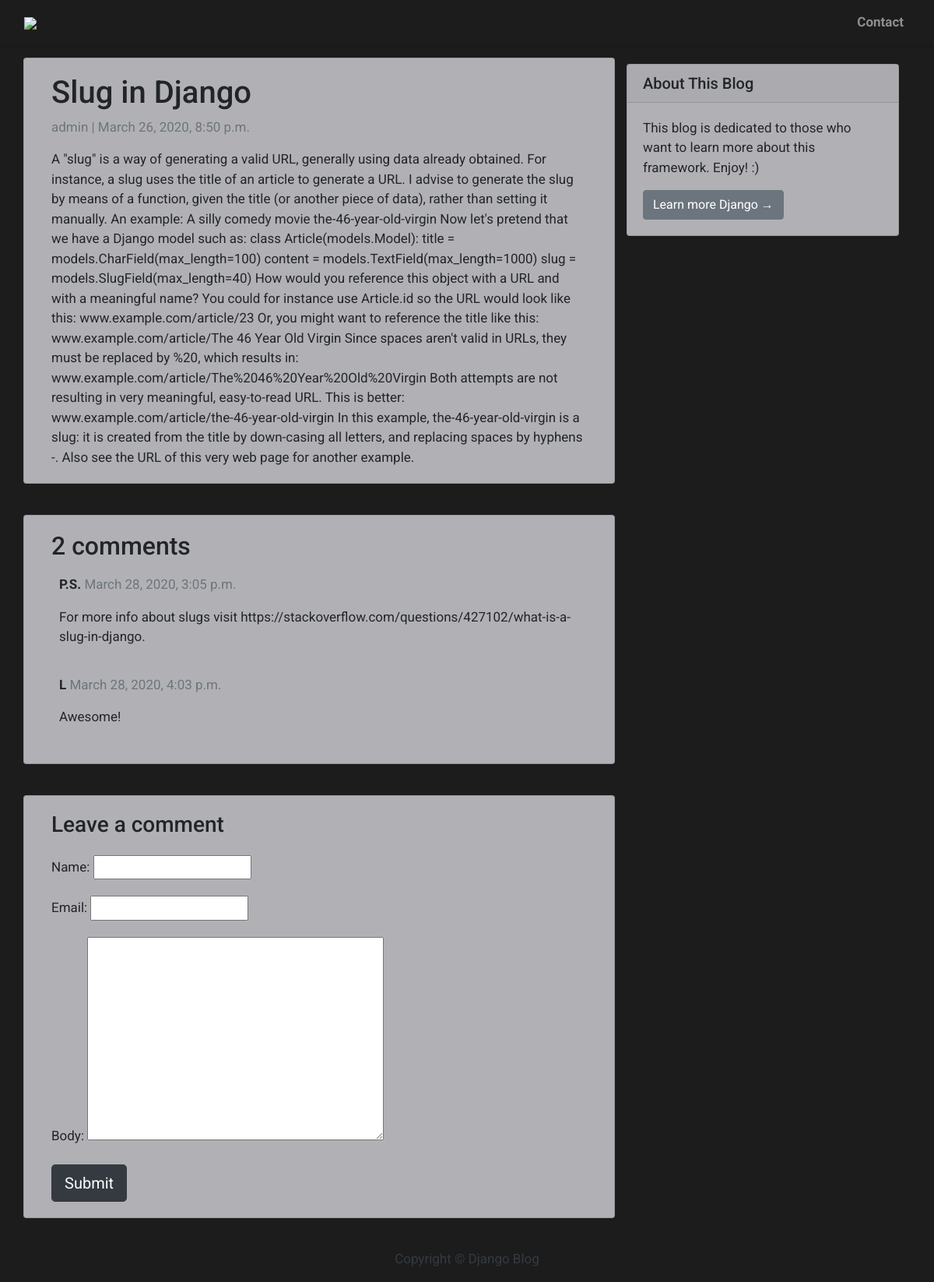
The page /slug-in-django/ on the database its author committed.
### blog_app/models.py (models this page shows, shortened)
class Post(models.Model):
    title = models.CharField(max_length=200, unique=True)
    slug = models.SlugField(max_length=200, unique=True)
    author = models.ForeignKey(User, on_delete=models.CASCADE, related_name='blog_posts')
    updated_on = models.DateTimeField(auto_now=True)
    content = models.TextField()
    created_on = models.DateTimeField(auto_now_add=True)
    status = models.IntegerField(choices=STATUS, default=0)
    class Meta:
        ordering = ['-created_on']

class Comment(models.Model):
    post = models.ForeignKey(Post, on_delete=models.CASCADE, related_name='comments')
    name = models.CharField(max_length=80)
    email = models.EmailField()
    body = models.TextField()
    created_on = models.DateTimeField(auto_now_add=True)
    active = models.BooleanField(default=False)
    class Meta:
        ordering = ['created_on']

### blog_app/views.py (the view)
# urls.py: path('<slug:slug>/', views.post_detail, name='post_detail'),
def post_detail(request, slug):
    template_name = 'post_detail.html'
    post = get_object_or_404(Post, slug=slug)
    comments = post.comments.filter(active=True)
    new_comment = None
    if request.method == 'POST':
        comment_form = CommentForm(data=request.POST)
        if comment_form.is_valid():
            new_comment = comment_form.save(commit=False)
            new_comment.post = post
            new_comment.save()
    else:
        comment_form = CommentForm()
    return render(
        request,
        template_name,
        {   'post': post,
            'comments': comments,
            'new_comment': new_comment,
            'comment_form': comment_form
        }
    )

### blog_app/forms.py
class CommentForm(forms.ModelForm):
    class Meta:
        model = Comment
        fields = ('name', 'email', 'body')

### blog_app/templates/post_detail.html (shortened to what this page needs)
{% extends 'base.html' %} {% block content %}
<div class="container">
  <div class="row">
    <div class="col-md-8 card card-bg-custom mb-4  mt-3 left  top">
      <div class="card-body">
        <h1>{% block title %} {{ post.title }} {% endblock title %}</h1>
        <p class=" text-muted">{{ post.author }} | {{ post.created_on }}</p>
        <p class="card-text ">{{ post.content | safe }}</p>
      </div>
    </div>
    {% block sidebar %} {% include 'sidebar.html' %} {% endblock sidebar %}
    <div class="col-md-8 card card-bg-custom mb-4  mt-3 ">
      <div class="card-body">
        <h2>{{ comments.count }} comments</h2>
        {% for comment in comments %}
        <div class="comments" style="padding: 10px;">
          <p class="font-weight-bold">
            {{ comment.name }}
            <span class=" text-muted font-weight-normal">
              {{ comment.created_on }}
            </span>
          </p>
          {{ comment.body | linebreaks }}
        </div>
        {% endfor %}
      </div>
    </div>
    <div class="col-md-8 card card-bg-custom mb-4  mt-3 ">
      <div class="card-body">
        {% if new_comment %}
        <div class="alert alert-success" role="alert">
          Your comment is awaiting moderation
        </div>
        {% else %}
        <h3>Leave a comment</h3>
        <form method="post" style="margin-top: 1.3em;">
          {{ comment_form.as_p }}
          <button type="submit" class="btn btn-dark  btn-lg">Submit</button>
        </form>
        {% endif %}
      </div>
    </div>
  </div>
</div>
{% endblock content %}

### blog_app/templates/base.html (shortened to what this page needs)
<!DOCTYPE html>
<html>
<head>
    <link rel="stylesheet" href="https://maxcdn.bootstrapcdn.com/bootstrap/4.0.0/css/bootstrap.min.css"
 />
</head>
<body>
    <nav class="navbar navbar-expand-lg navbar-dark bg-transparent shadow" id="mainNav" >
        <div class="container-fluid navbar-inner">
            <a class="navbar-brand" href="{% url 'home' %}">
                <img src="https://img.icons8.com/ios-filled/100/000000/web-design.png"/></a>
            <div class="collapse navbar-collapse" id="navbarResponsive">
                <ul class="navbar-nav ml-auto">
                    <li class="nav-item text-black">
                        <a class="nav-link text-black font-weight-bold" href="./contact.html">Contact</a>
                    </li>
                </ul>
            </div>
        </div>
    </nav>
    {% block content %}{% endblock content %}
    <footer class="py-3 bg-grey">
        <p class="m-0 text-dark text-center ">Copyright &copy; Django Blog</p>
    </footer>
</body>
</html>

### blog_app/templates/sidebar.html (shortened to what this page needs)
{% block sidebar %}
<div class="col-md-4 float-right ">
    <div class="card card-bg-custom my-4">
            <h5 class="card-header">About This Blog</h5>
        <div class="card-body">
            <p class="card-text"> This blog is dedicated to those who want to learn more about this framework. Enjoy! :) </p>
            <a href="https://docs.djangoproject.com/en/3.0/"
               class="btn btn-secondary">Learn more Django &rarr;</a>
        </div>
    </div>
</div>
{% endblock sidebar %}

### blog_app/templates/base.html (style rules this page uses)
body { font-family: "Roboto", sans-serif; font-size: 17px; background-color: #1C1C1C; }
.shadow { box-shadow: 0 4px 2px -2px rgba(0, 0, 0, 0.1); }
img { height: 30px; }
.navbar-inner { text-align:center; }

### blog_app/templates/sidebar.html (style rules this page uses)
.card-bg-custom { background-color: #B1B1B5 !important; }

### rows shown on the page
Post: title "Slug in Django", author "admin", created_on "March 26, 2020, 8:50 p.m.", content "A \"slug\" is a way of generating a valid URL, generally using data already obtained. For instance, a slug uses the title of an article to generate a URL. I advise to generate the slug by means of a function, given the title (or another piece of data), rather than setting it manually. An example: A silly comedy movie the-46-year-old-virgin Now let's pretend that we have a Django model such as: class Article(models.Model): title = models.CharField(max_length=100) content = models.TextField(max_length=1000) slug = models.SlugField(max_length=40) How would you reference this object with a URL and with a meaningful name? You could for instance use Article.id so the URL would look like this:…"
Comment: name "P.S.", created_on "March 28, 2020, 3:05 p.m.", body "For more info about slugs visit https://stackoverflow.com/questions/427102/what-is-a-slug-in-django."
Comment: name "L", created_on "March 28, 2020, 4:03 p.m.", body "Awesome!"

### other values the page prints
{{ comments.count }} "2"
